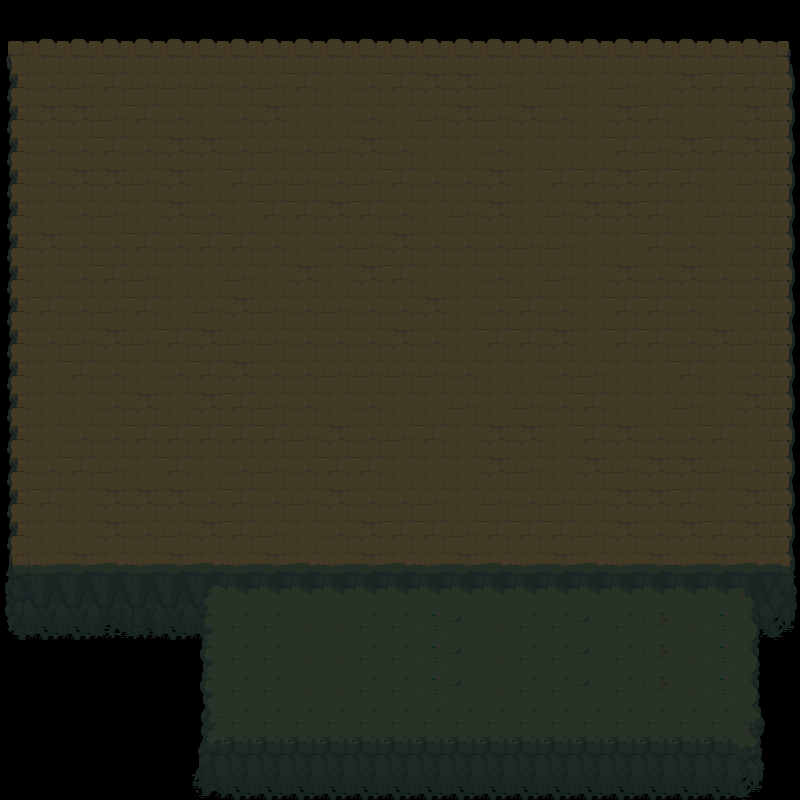

Tiled map render using the project's own tile images. Description and the whole map definition, tile-layer contents included, below:
An orthogonal 25x25 tile map with 32x32 px tiles, 2 tile layers (floor_0, floor_1), 1 hidden layer not drawn, 2 tilesets.

<map version="1.10" tiledversion="1.10.2" orientation="orthogonal" renderorder="right-down" width="25" height="25" tilewidth="32" tileheight="32" infinite="0" nextlayerid="6" nextobjectid="15">
 <tileset firstgid="1" source="tileset_terrain_0.tsx" />
 <tileset firstgid="4097" source="masks_0.tsx" />
 <group id="5" name="visible_0">
  <layer id="1" name="floor_0" width="25" height="25">
   <data encoding="csv">
0,0,0,0,0,0,0,0,0,0,0,0,0,0,0,0,0,0,0,0,0,0,0,0,0,
1475,1476,1476,1476,1476,1476,1476,1476,1476,1476,1476,1476,1476,1476,1476,1476,1476,1476,1476,1476,1476,1476,1476,1476,1477,
1602,1604,1603,1605,1603,1603,1603,1604,1603,1605,1668,1604,1605,1540,1540,1603,1668,1603,1668,1603,1668,1540,1605,1605,1606,
1602,1540,1540,1603,1605,1604,1668,1604,1540,1668,1668,1604,1668,1603,1540,1603,1540,1604,1668,1540,1605,1668,1668,1540,1606,
1602,1604,1604,1605,1604,1540,1540,1604,1603,1604,1603,1540,1604,1668,1668,1604,1668,1668,1668,1605,1603,1540,1605,1540,1606,
1602,1604,1540,1540,1603,1540,1668,1605,1603,1603,1604,1603,1605,1604,1604,1540,1668,1605,1605,1540,1605,1605,1668,1603,1606,
1602,1668,1604,1603,1668,1540,1604,1668,1605,1605,1540,1605,1604,1668,1603,1540,1668,1603,1540,1540,1605,1668,1603,1603,1606,
1602,1540,1604,1604,1605,1604,1605,1605,1604,1668,1604,1603,1540,1604,1604,1604,1603,1603,1668,1668,1605,1604,1668,1604,1606,
1602,1668,1604,1605,1603,1668,1668,1603,1668,1540,1668,1540,1605,1668,1668,1604,1668,1603,1668,1540,1604,1540,1604,1604,1606,
1602,1605,1604,1603,1605,1668,1603,1540,1603,1604,1603,1604,1604,1540,1668,1604,1605,1604,1668,1605,1605,1604,1668,1604,1606,
1602,1604,1603,1540,1603,1605,1540,1603,1603,1604,1604,1604,1540,1604,1668,1605,1605,1540,1668,1605,1605,1604,1540,1603,1606,
1602,1668,1605,1604,1668,1604,1605,1540,1604,1604,1603,1603,1603,1603,1604,1668,1668,1604,1603,1668,1668,1605,1668,1604,1606,
1602,1668,1668,1604,1540,1668,1540,1605,1603,1604,1668,1604,1668,1668,1603,1668,1603,1604,1605,1668,1668,1603,1668,1540,1606,
1602,1668,1604,1604,1605,1605,1605,1605,1605,1603,1540,1604,1603,1605,1668,1540,1540,1668,1605,1540,1604,1604,1605,1668,1606,
1602,1604,1605,1603,1668,1605,1668,1604,1603,1604,1605,1605,1668,1668,1668,1540,1603,1668,1540,1603,1540,1540,1603,1604,1606,
1602,1605,1668,1540,1540,1540,1604,1605,1604,1603,1540,1604,1604,1603,1668,1603,1604,1603,1603,1540,1540,1605,1668,1540,1606,
1602,1668,1668,1540,1604,1603,1540,1605,1603,1668,1604,1540,1605,1605,1603,1605,1605,1605,1603,1540,1604,1540,1605,1540,1606,
3964,3965,3966,3967,3965,3966,3967,3965,3966,3967,3965,3966,3967,3965,3966,3967,3965,3966,3967,3965,3966,3965,3966,3967,3968,
322,2563,2563,2563,2563,2563,2563,2563,2563,2563,2563,2563,2563,2563,2563,2563,2563,2563,2563,2563,2563,2563,2563,2563,1734,
1794,2626,2626,2627,2628,2626,2626,2627,2626,2627,2628,2629,2626,2627,2628,2626,2627,2628,2629,2626,2626,2627,2628,2629,2382,
0,0,0,0,0,0,0,0,0,0,0,0,0,0,0,0,0,0,0,0,0,0,0,0,0,
0,0,0,0,0,0,0,0,0,0,0,0,0,0,0,0,0,0,0,0,0,0,0,0,0,
0,0,0,0,0,0,0,0,0,0,0,0,0,0,0,0,0,0,0,0,0,0,0,0,0,
0,0,0,0,0,0,0,0,0,0,0,0,0,0,0,0,0,0,0,0,0,0,0,0,0,
0,0,0,0,0,0,0,0,0,0,0,0,0,0,0,0,0,0,0,0,0,0,0,0,0
</data>
  </layer>
  <layer id="2" name="floor_1" width="25" height="25">
   <data encoding="csv">
0,0,0,0,0,0,0,0,0,0,0,0,0,0,0,0,0,0,0,0,0,0,0,0,0,
0,0,0,0,0,0,0,0,0,0,0,0,0,0,0,0,0,0,0,0,0,0,0,0,0,
0,0,0,0,0,0,0,0,0,0,0,0,0,0,0,0,0,0,0,0,0,0,0,0,0,
0,0,0,0,0,0,0,0,0,0,0,0,0,0,0,0,0,0,0,0,0,0,0,0,0,
0,0,0,0,0,0,0,0,0,0,0,0,0,0,0,0,0,0,0,0,0,0,0,0,0,
0,0,0,0,0,0,0,0,0,0,0,0,0,0,0,0,0,0,0,0,0,0,0,0,0,
0,0,0,0,0,0,0,0,0,0,0,0,0,0,0,0,0,0,0,0,0,0,0,0,0,
0,0,0,0,0,0,0,0,0,0,0,0,0,0,0,0,0,0,0,0,0,0,0,0,0,
0,0,0,0,0,0,0,0,0,0,0,0,0,0,0,0,0,0,0,0,0,0,0,0,0,
0,0,0,0,0,0,0,0,0,0,0,0,0,0,0,0,0,0,0,0,0,0,0,0,0,
0,0,0,0,0,0,0,0,0,0,0,0,0,0,0,0,0,0,0,0,0,0,0,0,0,
0,0,0,0,0,0,0,0,0,0,0,0,0,0,0,0,0,0,0,0,0,0,0,0,0,
0,0,0,0,0,0,0,0,0,0,0,0,0,0,0,0,0,0,0,0,0,0,0,0,0,
0,0,0,0,0,0,0,0,0,0,0,0,0,0,0,0,0,0,0,0,0,0,0,0,0,
0,0,0,0,0,0,0,0,0,0,0,0,0,0,0,0,0,0,0,0,0,0,0,0,0,
0,0,0,0,0,0,0,0,0,0,0,0,0,0,0,0,0,0,0,0,0,0,0,0,0,
0,0,0,0,0,0,0,0,0,0,0,0,0,0,0,0,0,0,0,0,0,0,0,0,0,
0,0,0,0,0,0,0,0,0,0,0,0,0,0,0,0,0,0,0,0,0,0,0,0,0,
0,0,0,0,0,0,67,68,68,68,68,68,68,68,68,68,68,68,68,68,68,68,68,134,0,
0,0,0,0,0,0,900,260,260,196,196,260,260,132,195,196,260,260,195,260,197,196,132,901,0,
0,0,0,0,0,0,900,260,260,196,196,260,260,132,195,196,260,260,195,260,197,196,132,901,0,
0,0,0,0,0,0,900,260,260,196,196,260,260,132,195,196,260,260,195,260,197,196,132,901,0,
0,0,0,0,0,0,194,260,260,260,260,260,260,260,260,260,260,260,260,260,260,260,260,965,0,
0,0,0,0,0,0,258,324,324,324,324,324,324,324,324,324,324,324,324,324,324,324,324,262,0,
0,0,0,0,0,0,451,452,452,452,452,452,452,452,452,452,452,452,452,452,452,452,452,390,0
</data>
  </layer>
 </group>
 <layer id="4" name="mask_0" width="25" height="25" visible="0">
  <data encoding="csv">
0,0,0,0,0,0,0,0,0,0,0,0,0,0,0,0,0,0,0,0,0,0,0,0,0,
4097,0,0,0,0,0,0,0,0,0,0,0,0,0,0,0,0,0,0,0,0,0,0,0,0,
0,0,0,0,0,0,0,0,0,0,0,0,0,0,0,0,0,0,0,0,0,0,0,0,0,
0,0,0,0,0,0,0,0,0,0,0,0,0,0,0,0,0,0,0,0,0,0,0,0,0,
0,0,0,0,0,0,0,0,0,0,0,0,0,0,0,0,0,0,0,0,0,0,0,0,0,
0,0,0,0,0,0,0,0,0,0,0,0,0,0,0,0,0,0,0,0,0,0,0,0,0,
0,0,0,0,0,0,0,0,0,0,0,0,0,0,0,0,0,0,0,0,0,0,0,0,0,
0,0,0,0,0,0,0,0,0,0,0,0,0,0,0,0,0,0,0,0,0,0,0,0,0,
0,0,0,0,0,0,0,0,0,0,0,0,0,0,0,0,0,0,0,0,0,0,0,0,0,
0,0,0,0,0,0,0,0,0,0,0,0,0,0,0,0,0,0,0,0,0,0,0,0,0,
0,0,0,0,0,0,0,0,0,0,0,0,0,0,0,0,0,0,0,0,0,0,0,0,0,
0,0,0,0,0,0,0,0,0,0,0,0,0,0,0,0,0,0,0,0,0,0,0,0,0,
0,0,0,0,0,0,0,0,0,0,0,0,0,0,0,0,0,0,0,0,0,0,0,0,0,
0,0,0,0,0,0,0,0,0,0,0,0,0,0,0,0,0,0,0,0,0,0,0,0,0,
0,0,0,0,0,0,0,0,0,0,0,0,0,0,0,0,0,0,0,0,0,0,0,0,0,
0,0,0,0,0,0,0,0,0,0,0,0,0,0,0,0,0,0,0,0,0,0,0,0,0,
0,0,0,0,0,0,0,0,0,0,0,0,0,0,0,0,0,0,0,0,0,0,0,0,0,
0,0,0,0,0,0,0,0,0,0,0,0,0,0,0,0,0,0,0,0,0,0,0,0,4097,
0,0,0,0,0,0,0,0,0,0,0,0,0,0,0,0,0,0,0,0,0,0,0,0,0,
0,0,0,0,0,0,0,4098,0,0,4099,0,0,0,4103,0,0,0,4105,0,0,0,4098,0,0,
0,0,0,0,0,0,0,0,4102,0,0,0,4101,0,0,0,0,0,0,0,0,0,0,0,0,
0,0,0,0,0,0,0,0,0,0,4100,0,0,0,4104,0,0,0,4106,0,0,0,0,0,0,
0,0,0,0,0,0,0,4098,0,0,0,0,0,0,0,0,0,0,0,0,0,0,4098,0,0,
0,0,0,0,0,0,0,0,0,0,0,0,0,0,0,0,0,0,0,0,0,0,0,0,0,
0,0,0,0,0,0,0,0,0,0,0,0,0,0,0,0,0,0,0,0,0,0,0,0,0
</data>
 </layer>
</map>
